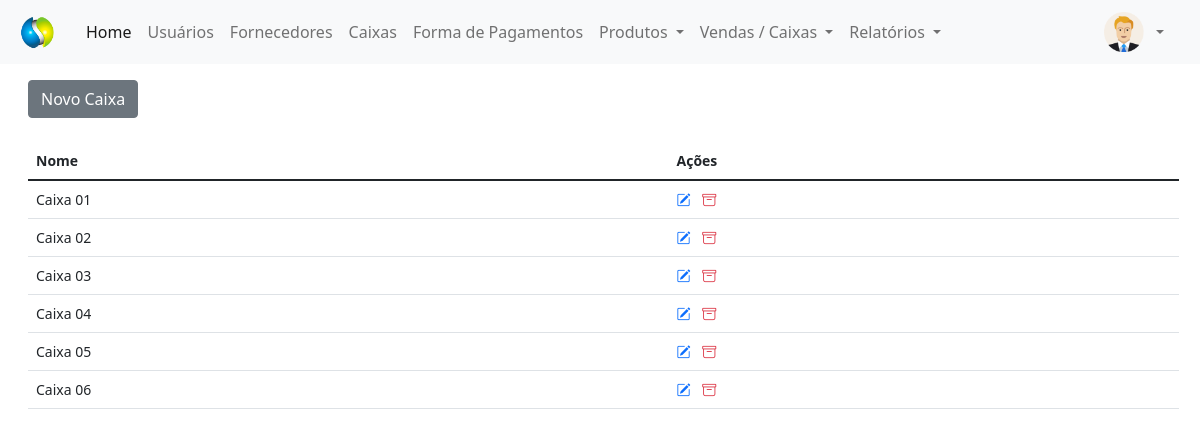
The page /painel-adm/index.php?pagina=caixas (signed in) on the database its author committed.
### tables this page shows
CREATE TABLE `caixas` (
  `id` int(11) NOT NULL,
  `nome` varchar(60) NOT NULL
);

### painel-adm/caixas.php (the view, shortened to what this page needs)
<?php
require_once('../conexao.php');
$pag = 'caixas';
?>
<!DOCTYPE html>
<html lang="en">
<head>
</head>
<body>
    <a href="index.php?pagina=<?php echo $pag; ?>&funcao=novo" type="button" class="btn btn-secondary mt-2">Novo Caixa</a>
    <div class="mt-4" style="margin-right: 25px">
        <?php
        $query_tab = $pdo->query("SELECT * FROM caixas order by id asc");
        $res_tab = $query_tab->fetchAll(PDO::FETCH_ASSOC);
        $total_reg_tab = @count($res_tab);
        if ($total_reg_tab > 0) {
        ?>
            <small>
                <table id="usuarios" class="table table-hover my-4" style="width:100%">
                    <thead>
                        <tr>
                            <th>Nome</th>
                            <th>Ações</th>
                        </tr>
                    </thead>
                    <tbody>
                        <?php
                        for ($i = 0; $i < $total_reg_tab; $i++) {
                        ?>
                            <tr>
                                <td><?php echo $res_tab[$i]['nome']; ?></td>
                                <td>
                                    <a href="index.php?pagina=<?php echo $pag; ?>&funcao=editar&id=<?php echo $res_tab[$i]['id']; ?>" type="button" title="Editar Registro">
                                        <i class="bi bi-pencil-square text-primary me-2"></i>
                                    </a>
                                    <a href="index.php?pagina=<?php echo $pag; ?>&funcao=deletar&id=<?php echo $res_tab[$i]['id']; ?>" type="button" title="Excluir Registro">
                                        <i class="bi bi-archive text-danger"></i>
                                    </a>
                                </td>
                            </tr>
                        <?php }
                        ?>
                    </tbody>
                </table>
            </small>
        <?php } else {
            echo "Não existem dados para serem exibidos!";
        } ?>
    </div>
</body>
</html>

### rows shown on the page
caixas: nome "Caixa 01"
caixas: nome "Caixa 02"
caixas: nome "Caixa 03"
caixas: nome "Caixa 04"
caixas: nome "Caixa 05"
caixas: nome "Caixa 06"
